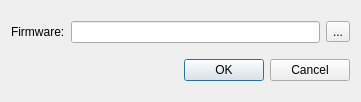
<?xml version="1.0" encoding="UTF-8"?>
<ui version="4.0">
 <class>FotaUploader</class>
 <widget class="QDialog" name="FotaUploader">
  <property name="geometry">
   <rect>
    <x>0</x>
    <y>0</y>
    <width>361</width>
    <height>102</height>
   </rect>
  </property>
  <property name="windowTitle">
   <string>Update firmware</string>
  </property>
  <layout class="QGridLayout" name="gridLayout">
   <item row="0" column="0">
    <widget class="QLabel" name="label">
     <property name="text">
      <string>Firmware:</string>
     </property>
    </widget>
   </item>
   <item row="0" column="1">
    <widget class="QLineEdit" name="le_filepath"/>
   </item>
   <item row="0" column="2">
    <widget class="QToolButton" name="btn_selectFilepath">
     <property name="text">
      <string>...</string>
     </property>
    </widget>
   </item>
   <item row="1" column="0" colspan="3">
    <widget class="QDialogButtonBox" name="buttonBox">
     <property name="orientation">
      <enum>Qt::Horizontal</enum>
     </property>
     <property name="standardButtons">
      <set>QDialogButtonBox::Cancel|QDialogButtonBox::Ok</set>
     </property>
     <property name="centerButtons">
      <bool>false</bool>
     </property>
    </widget>
   </item>
  </layout>
 </widget>
 <resources/>
 <connections>
  <connection>
   <sender>buttonBox</sender>
   <signal>accepted()</signal>
   <receiver>FotaUploader</receiver>
   <slot>accept()</slot>
   <hints>
    <hint type="sourcelabel">
     <x>248</x>
     <y>254</y>
    </hint>
    <hint type="destinationlabel">
     <x>157</x>
     <y>274</y>
    </hint>
   </hints>
  </connection>
  <connection>
   <sender>buttonBox</sender>
   <signal>rejected()</signal>
   <receiver>FotaUploader</receiver>
   <slot>reject()</slot>
   <hints>
    <hint type="sourcelabel">
     <x>316</x>
     <y>260</y>
    </hint>
    <hint type="destinationlabel">
     <x>286</x>
     <y>274</y>
    </hint>
   </hints>
  </connection>
 </connections>
</ui>
